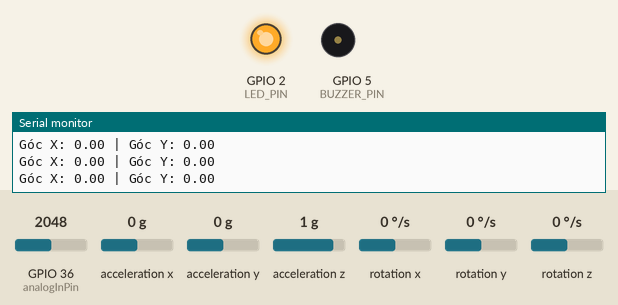
The sketch below on a simulated ESP32. On the bench: output pins drawn as LEDs (lit = HIGH), buzzer (waves = sounding), the last lines printed to the serial monitor. The test bench sets the inputs (shaded band); at power-on: acceleration x 0 g, acceleration y 0 g, GPIO 36 (analogInPin) = 2048, acceleration z 1 g, rotation x 0 °/s, rotation y 0 °/s, rotation z 0 °/s.

Above: at 5.0 s.
5.1 s: acceleration x set to -1.4 g
At 8.49 s:
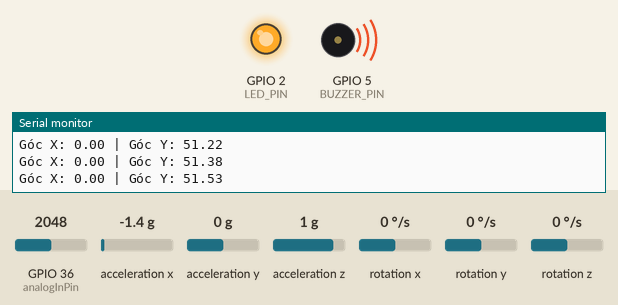
13.9 s: acceleration x set to 0 g
At 16.1 s:
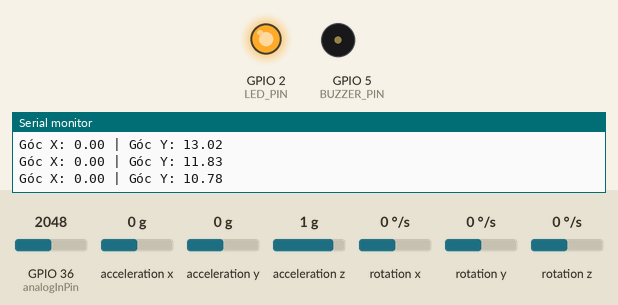
17.4 s: acceleration y set to 0.8 g
At 22.34 s:
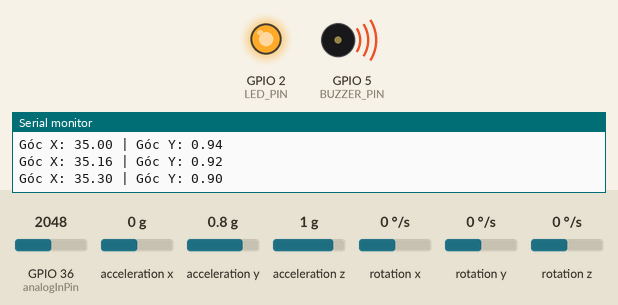
27.6 s: acceleration y set to 0 g
At 27.86 s:
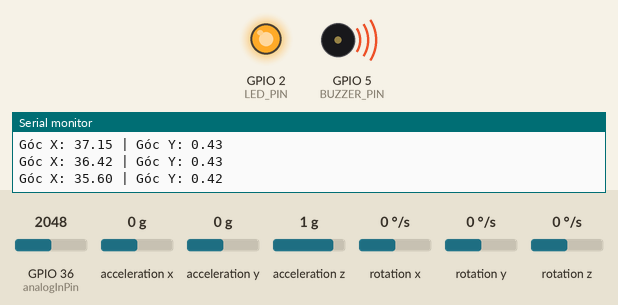
31.1 s: acceleration x set to -0.8 g
At 35.94 s:
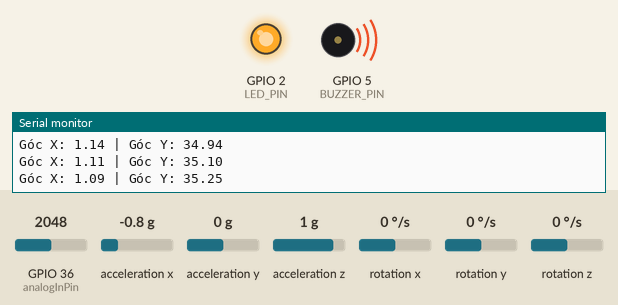
Timing chart, 0 to 38.6 s (numbered marks = the images above; inputs shaded):
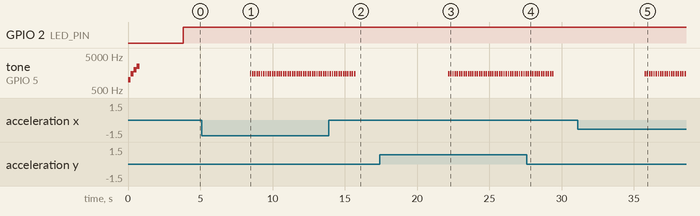

Measured:
- after the input at 5.1 s, tone on GPIO 5 (BUZZER_PIN): alternates 1500 Hz for 0.10 s and silent for 0.05 s, starting after 3.3 s
- after the input at 13.9 s, tone on GPIO 5 (BUZZER_PIN): goes on until 15.7 s, then stays silent
- after the input at 17.4 s, tone on GPIO 5 (BUZZER_PIN): alternates 1500 Hz for 0.10 s and silent for 0.05 s, starting after 4.7 s
- after the input at 27.6 s, tone on GPIO 5 (BUZZER_PIN): goes on until 29.4 s, then stays silent
- after the input at 31.1 s, tone on GPIO 5 (BUZZER_PIN): alternates 1500 Hz for 0.10 s and silent for 0.05 s, starting after 4.6 s

The sketch:

sketch_nov13d.ino
```cpp
#include <MPU6050_tockn.h>
#include <Wire.h>
#include <freertos/FreeRTOS.h>
#include <freertos/task.h>
#include <esp_now.h>
#include <WiFi.h>
#include <SimpleKalmanFilter.h>

//Khai báo buzzer
#define BUZZER_PIN 5
#define BUZZER_CHANNEL 0
#define PWM_FREQ 5000
#define PWM_RESOLUTION 8
#define LED_PIN 2  // Chân LED báo kết nối ESP-NOW

//Khai báo ngưỡng phát hiện ngủ gục
const int alertAngleThreshold = 15;
const unsigned long sleepGucDuration = 3000;
bool isHeadNghieng = false;
unsigned long startNghiengTime = 0;

//Khai báo biến trạng thái Nguồn
int analogInPin = 36;   // Analog input pin
int sensorValue;        // Analog Output of Sensor
float calibration = 0;  // Check Battery voltage using multimeter & add/subtract the value
float voltage = 0.0;
int bat_percentage;

//Khai báo cảm biến gia tốc
MPU6050 mpu(Wire);
// Cấu hình bộ lọc Kalman cho X và Y
SimpleKalmanFilter kalmanFilterX(2, 2, 0.01);
SimpleKalmanFilter kalmanFilterY(2, 2, 0.01);

//---Khai báo ESP NOW----
uint8_t broadcastAddress[] = { 0xD8, 0xBC, 0x38, 0xFB, 0x73, 0x44 };  // MAC ESP32 receiver

//Kiểu dữ liệu gửi/nhận
typedef struct struct_message {
  bool sleepGucWarning;
  char message[32];
  float acceleration;
  char collision_type[20];
  int bat_percent;
} struct_message;

struct_message myData;

esp_now_peer_info_t peerInfo;

//Khai báo semaphore
SemaphoreHandle_t buzzerMutex;

//Hàm gửi dữ liệu
void OnDataSent(const uint8_t *mac_addr, esp_now_send_status_t status) {
  // Serial.println(status == ESP_NOW_SEND_SUCCESS ? "Delivery Success" : "Delivery Fail");
  digitalWrite(LED_PIN, status == ESP_NOW_SEND_SUCCESS ? HIGH : LOW);  // Bật LED nếu gửi thành công
}

//---Hàm nhận dữ liệu---
void OnDataRecv(const uint8_t *mac, const uint8_t *incomingData, int len) {
  memcpy(&myData, incomingData, sizeof(myData));
  Serial.print("Received message: ");
  Serial.println(myData.message);
  Serial.print("Acceleration: ");
  Serial.println(myData.acceleration);
  Serial.print("Collision Type: ");
  Serial.println(myData.collision_type);
  digitalWrite(LED_PIN, HIGH);  // Bật LED khi nhận dữ liệu
}

void sendSleepGucWarning(bool warning) {
  myData.sleepGucWarning = warning;
  esp_now_send(broadcastAddress, (uint8_t *)&myData, sizeof(myData));
}
void sendBatteryInfo(int bat_percent){
  myData.bat_percent = bat_percent;
  esp_now_send(broadcastAddress, (uint8_t *)&myData, sizeof(myData));
}

void setup() {
  Serial.begin(115200);

  //Buzzer
  pinMode(BUZZER_PIN, OUTPUT);
  ledcSetup(BUZZER_CHANNEL, PWM_FREQ, PWM_RESOLUTION);
  ledcAttachPin(BUZZER_PIN, BUZZER_CHANNEL);
  testBuzzer();

  //Led báo trạng thái ESP NOW
  pinMode(LED_PIN, OUTPUT);
  digitalWrite(LED_PIN, LOW);  // Tắt LED lúc đầu

  buzzerMutex = xSemaphoreCreateMutex();

  //Cảm biến ngủ gục
  Wire.begin(27, 26);
  mpu.begin();
  mpu.calcGyroOffsets(true);
  Serial.println("Bắt đầu theo dõi trạng thái ngủ gục...");

  //ESP NOW
  WiFi.mode(WIFI_STA);
  if (esp_now_init() != ESP_OK) {
    Serial.println("Error initializing ESP-NOW");
    return;
  }
  esp_now_register_send_cb(OnDataSent);
  memcpy(peerInfo.peer_addr, broadcastAddress, 6);
  peerInfo.channel = 0;
  peerInfo.encrypt = false;
  esp_now_add_peer(&peerInfo);
  esp_now_register_recv_cb(OnDataRecv);

  // xTaskCreatePinnedToCore(readSensorTask, "Read Sensor", 2048, NULL, 1, NULL, 0);
  xTaskCreatePinnedToCore(checkNghiengTask, "Check Nghieng", 2048, NULL, 1, NULL, 1);
  xTaskCreatePinnedToCore(buzzerControlTask, "Buzzer Control", 2048, NULL, 1, NULL, 1);
  xTaskCreate(TaskHandleBuzzer, "TaskHandleBuzzer", 2048, NULL, 1, NULL);
  xTaskCreatePinnedToCore(readBatteryTask, "Read Battery", 2048, NULL, 1, NULL, 1);  // Task mới cho pin
}

void loop() {}

// void readSensorTask(void *pvParameters) {
//   while (true) {
//     mpu.update();
//     vTaskDelay(100 / portTICK_PERIOD_MS);
//   }
// }

void checkNghiengTask(void *pvParameters) {
  while (true) {
    mpu.update();
    float angleX = kalmanFilterX.updateEstimate(mpu.getAngleX());
    float angleY = kalmanFilterY.updateEstimate(mpu.getAngleY());
    // In giá trị góc ra Serial Monitor
    Serial.print("Góc X: ");
    Serial.print(angleX);
    Serial.print(" | Góc Y: ");
    Serial.println(angleY);

    if (abs(angleX) > alertAngleThreshold || abs(angleY) > alertAngleThreshold) {
      if (!isHeadNghieng) {
        startNghiengTime = millis();
        isHeadNghieng = true;
      }

      if (millis() - startNghiengTime >= sleepGucDuration) {
        sendSleepGucWarning(true);
        // for (int i = 0; i < 3; i++) {
        //   ledcWriteTone(BUZZER_CHANNEL, 1500);
        //   vTaskDelay(100 / portTICK_PERIOD_MS);
        //   ledcWriteTone(BUZZER_CHANNEL, 0);
        //   vTaskDelay(50 / portTICK_PERIOD_MS);
        // }
      }
    } else {
      isHeadNghieng = false;
      sendSleepGucWarning(false);
    }

    vTaskDelay(100 / portTICK_PERIOD_MS);
  }
}

void buzzerControlTask(void *pvParameters) {
  while (true) {
    if (xSemaphoreTake(buzzerMutex, portMAX_DELAY)) {  // Lấy mutex
      if (isHeadNghieng && (millis() - startNghiengTime >= sleepGucDuration)) {
        for (int i = 0; i < 3; i++) {
          ledcWriteTone(BUZZER_CHANNEL, 1500);
          vTaskDelay(100 / portTICK_PERIOD_MS);
          ledcWriteTone(BUZZER_CHANNEL, 0);
          vTaskDelay(50 / portTICK_PERIOD_MS);
        }
      } else {
        ledcWriteTone(BUZZER_CHANNEL, 0);
      }
      xSemaphoreGive(buzzerMutex);  // Giải phóng mutex
    }
    vTaskDelay(10 / portTICK_PERIOD_MS);
  }
}

// Function to control buzzer based on collision type
void playBuzzerTone(int repeatCount, int toneFrequency, int beepDelay, int pauseDelay) {
  for (int i = 0; i < repeatCount; i++) {
    ledcWriteTone(BUZZER_CHANNEL, toneFrequency);
    vTaskDelay(beepDelay / portTICK_PERIOD_MS);
    ledcWriteTone(BUZZER_CHANNEL, 0);
    vTaskDelay(beepDelay / portTICK_PERIOD_MS);
  }
  vTaskDelay(pauseDelay / portTICK_PERIOD_MS);
}

// Task to handle received data and control buzzer
void TaskHandleBuzzer(void *pvParameters) {
  while (true) {
    if (xSemaphoreTake(buzzerMutex, portMAX_DELAY)) {  // Lấy mutex
      if (myData.acceleration > 0) {
        if (strcmp(myData.collision_type, "Light Collision") == 0) {
          playBuzzerTone(5, 1000, 100, 200);  // 5 beeps, 100ms delay
        } else if (strcmp(myData.collision_type, "Moderate Collision") == 0) {
          playBuzzerTone(5, 1500, 100, 200);  // 5 beeps, 100ms delay
        } else if (strcmp(myData.collision_type, "Severe Collision") == 0) {
          playBuzzerTone(10, 2000, 100, 200);  // Continuous beep
        }
      } else if (strcmp(myData.collision_type, "No Collision") == 0) {
        ledcWriteTone(BUZZER_CHANNEL, 0);  // Stop buzzer if no collision
      }
      xSemaphoreGive(buzzerMutex);  // Giải phóng mutex
    }
    vTaskDelay(200 / portTICK_PERIOD_MS);  // Polling interval
  }
}

void testBuzzer() {
  ledcWriteTone(BUZZER_CHANNEL, 1000);
  vTaskDelay(200 / portTICK_PERIOD_MS);
  ledcWriteTone(BUZZER_CHANNEL, 1500);
  vTaskDelay(200 / portTICK_PERIOD_MS);
  ledcWriteTone(BUZZER_CHANNEL, 2000);
  vTaskDelay(200 / portTICK_PERIOD_MS);
  ledcWriteTone(BUZZER_CHANNEL, 2500);
  vTaskDelay(200 / portTICK_PERIOD_MS);
  ledcWriteTone(BUZZER_CHANNEL, 0);
}

void readBatteryTask(void *pvParameters) {
  while (true) {
    int sensorValue = analogRead(analogInPin);
    float voltage = (((sensorValue * 2.42) / 4096) * 5);
    int bat_percentage = mapfloat(voltage, 2.8, 4.2, 0, 100);

    if (bat_percentage > 100) {
      bat_percentage = 100;
    }
    if (bat_percentage < 0) {
      bat_percentage = 1;
    }

    Serial.print("\t Battery Percentage = ");
    Serial.println(bat_percentage);

    sendBatteryInfo(bat_percentage);
    vTaskDelay(5000 / portTICK_PERIOD_MS);  // Delay để giảm tần suất đọc
  }
}

float mapfloat(float x, float in_min, float in_max, float out_min, float out_max) {
  return (x - in_min) * (out_max - out_min) / (in_max - in_min) + out_min;
}
```
